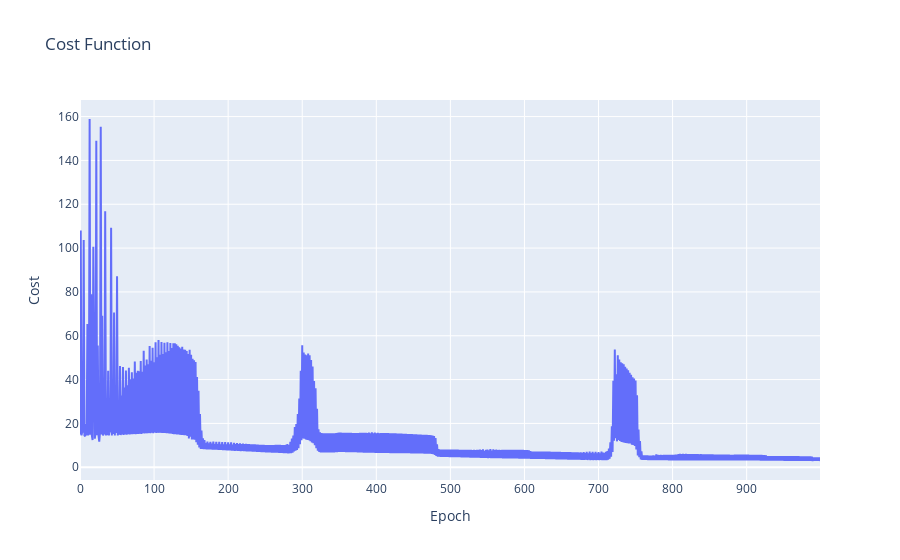
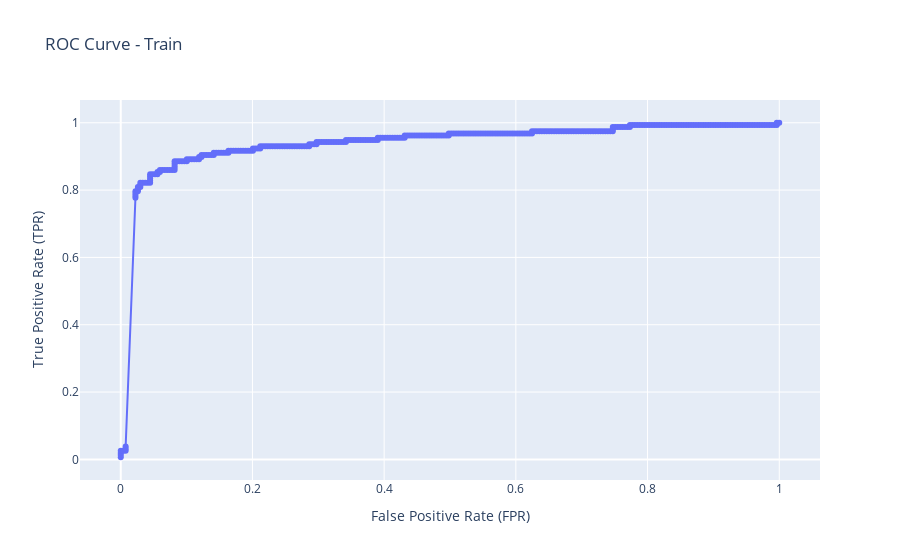
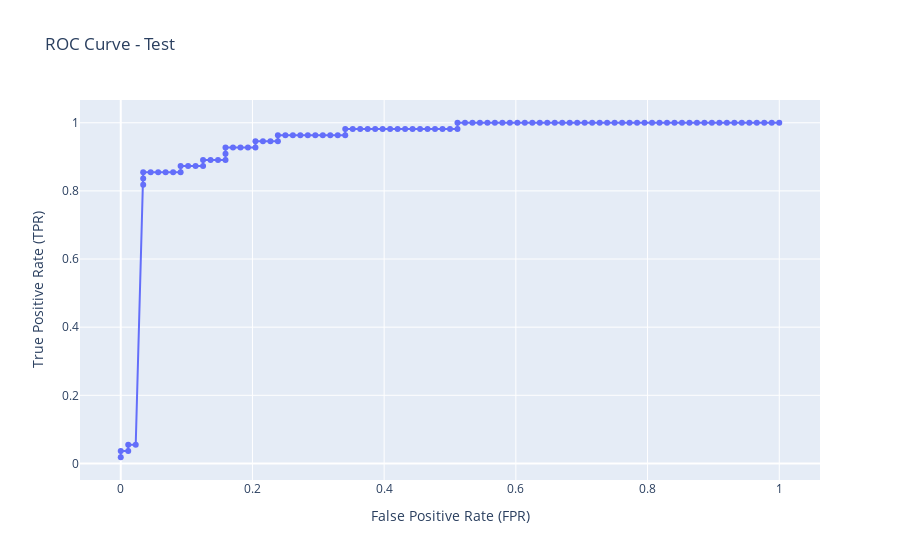

The notebook cell these images were saved under, in order:
### Markdown cell above
<span style="font-size:36px;">Use LogisticRegression without Normalize</span>

### Code cell
show_results(X_train, y_train, X_test, y_test, weights, bias, 0.001, 1000, False)

### Figure 1 — Plotly figure (JSON) as saved in the notebook; plotly's stock layout.template omitted (floating-point values rounded to 4 significant figures; data arrays with more than 128 entries replaced by an {"elided": "..."} marker saying what was removed)
{"data": [{"hovertemplate": "Epoch=%{x}<br>Cost=%{y}<extra></extra>", "legendgroup": "", "line": {"color": "#636efa", "dash": "solid"}, "marker": {"symbol": "circle"}, "mode": "lines", "name": "", "orientation": "v", "showlegend": false, "type": "scatter", "x": {"elided": "1000 int values"}, "xaxis": "x", "y": {"elided": "1000 float values"}, "yaxis": "y"}], "layout": {"legend": {"tracegroupgap": 0}, "title": {"text": "Cost Function"}, "xaxis": {"anchor": "y", "domain": [0, 1], "title": {"text": "Epoch"}}, "yaxis": {"anchor": "x", "domain": [0, 1], "title": {"text": "Cost"}}}}

### Figure 2 — Plotly figure (JSON) as saved in the notebook; plotly's stock layout.template omitted (floating-point values rounded to 4 significant figures; data arrays with more than 128 entries replaced by an {"elided": "..."} marker saying what was removed)
{"data": [{"hovertemplate": "False Positive Rate (FPR)=%{x}<br>True Positive Rate (TPR)=%{y}<extra></extra>", "legendgroup": "", "line": {"color": "#636efa", "dash": "solid"}, "marker": {"symbol": "circle"}, "mode": "lines+markers", "name": "", "orientation": "v", "showlegend": false, "type": "scatter", "x": {"elided": "307 float values"}, "xaxis": "x", "y": {"elided": "307 float values"}, "yaxis": "y"}], "layout": {"legend": {"tracegroupgap": 0}, "title": {"text": "ROC Curve - Train"}, "xaxis": {"anchor": "y", "domain": [0, 1], "title": {"text": "False Positive Rate (FPR)"}}, "yaxis": {"anchor": "x", "domain": [0, 1], "title": {"text": "True Positive Rate (TPR)"}}}}

### Figure 3 — Plotly figure (JSON) as saved in the notebook; plotly's stock layout.template omitted (floating-point values rounded to 4 significant figures)
{"data": [{"hovertemplate": "False Positive Rate (FPR)=%{x}<br>True Positive Rate (TPR)=%{y}<extra></extra>", "legendgroup": "", "line": {"color": "#636efa", "dash": "solid"}, "marker": {"symbol": "circle"}, "mode": "lines+markers", "name": "", "orientation": "v", "showlegend": false, "type": "scatter", "x": [0, 0, 0.01136, 0.01136, 0.02273, 0.03409, 0.03409, 0.03409, 0.04545, 0.05682, 0.06818, 0.07955, 0.09091, 0.09091, 0.1023, 0.1136, 0.125, 0.125, 0.1364, 0.1477, 0.1591, 0.1591, 0.1591, 0.1705, 0.1818, 0.1932, 0.2045, 0.2045, 0.2159, 0.2273, 0.2386, 0.2386, 0.25, 0.2614, 0.2727, 0.2841, 0.2955, 0.3068, 0.3182, 0.3295, 0.3409, 0.3409, 0.3523, 0.3636, 0.375, 0.3864, 0.3977, 0.4091, 0.4205, 0.4318, 0.4432, 0.4545, 0.4659, 0.4773, 0.4886, 0.5, 0.5114, 0.5114, 0.5227, 0.5341, 0.5455, 0.5568, 0.5682, 0.5795, 0.5909, 0.6023, 0.6136, 0.625, 0.6364, 0.6477, 0.6591, 0.6705, 0.6818, 0.6932, 0.7045, 0.7159, 0.7273, 0.7386, 0.75, 0.7614, 0.7727, 0.7841, 0.7955, 0.8068, 0.8182, 0.8295, 0.8409, 0.8523, 0.8636, 0.875, 0.8864, 0.8977, 0.9091, 0.9205, 0.9318, 0.9432, 0.9545, 0.9659, 0.9773, 0.9886, 1], "xaxis": "x", "y": [0.01818, 0.03636, 0.03636, 0.05455, 0.05455, 0.8182, 0.8364, 0.8545, 0.8545, 0.8545, 0.8545, 0.8545, 0.8545, 0.8727, 0.8727, 0.8727, 0.8727, 0.8909, 0.8909, 0.8909, 0.8909, 0.9091, 0.9273, 0.9273, 0.9273, 0.9273, 0.9273, 0.9455, 0.9455, 0.9455, 0.9455, 0.9636, 0.9636, 0.9636, 0.9636, 0.9636, 0.9636, 0.9636, 0.9636, 0.9636, 0.9636, 0.9818, 0.9818, 0.9818, 0.9818, 0.9818, 0.9818, 0.9818, 0.9818, 0.9818, 0.9818, 0.9818, 0.9818, 0.9818, 0.9818, 0.9818, 0.9818, 1, 1, 1, 1, 1, 1, 1, 1, 1, 1, 1, 1, 1, 1, 1, 1, 1, 1, 1, 1, 1, 1, 1, 1, 1, 1, 1, 1, 1, 1, 1, 1, 1, 1, 1, 1, 1, 1, 1, 1, 1, 1, 1, 1], "yaxis": "y"}], "layout": {"legend": {"tracegroupgap": 0}, "title": {"text": "ROC Curve - Test"}, "xaxis": {"anchor": "y", "domain": [0, 1], "title": {"text": "False Positive Rate (FPR)"}}, "yaxis": {"anchor": "x", "domain": [0, 1], "title": {"text": "True Positive Rate (TPR)"}}}}
